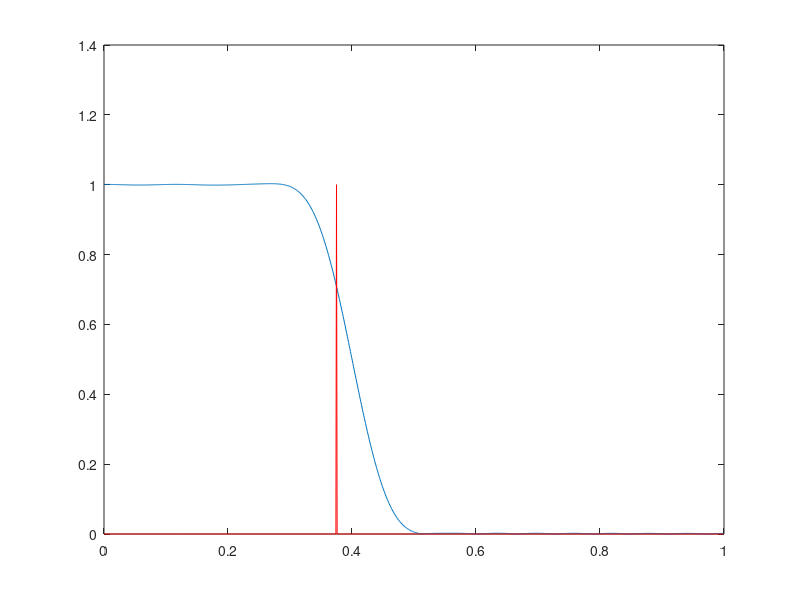

This chart was generated by the following MATLAB code:
clc;clear all;close all;
Fs=20;
fp=3;
delta_f=2;
As=-50;

%Hamming window selected
N=floor(3.3*Fs/delta_f);
if((N & 1)==0) 
    N=N+1; 
end

i=-floor(N/2):floor(N/2);
fc=(fp+delta_f/2)/Fs;

hp=2*fc*sinc(2*fc*i);
w=hamming(N)';
h=w.*hp;
N_FFT=2048;

H=fft(h,N_FFT);
H=H(1:floor(N_FFT/2));
f_l=[0:2/N_FFT:1-2/N_FFT];
plot(f_l,abs(H));


cut_off=max(abs(H))/sqrt(2);
cnt=1;
while(abs(H(cnt))>cut_off && cnt<length(H))
    cnt=cnt+1;
end

l=zeros(1,length(H))*cut_off;
l(cnt)=1;
hold
plot(f_l,l,'red');
